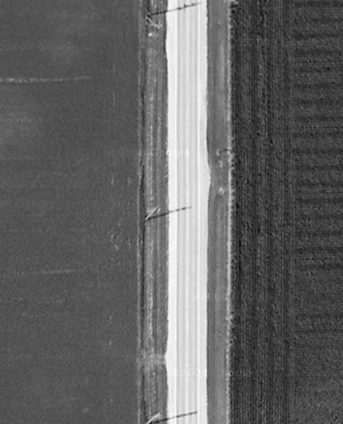
%> input picture Assignments/Assigment3/data/road1.bmp, 343 x 424 px
$ octave --eval "result = road_orientation(imread('../data/road1.bmp'));"   (GNU Octave 9; MATLAB toolbox functions it lacks are replaced by stand-ins)
%> lines starting %> are read from the running program, lines starting %| are printed output that depends on the picture
function angle = road_orientation(gray)

dx = [
   -1 0 1;
   -2 0 2;
   -1 0 1;
   ];
dx = dx / 8

sigma = 1.4
blur_size = round(ceil(sigma) * 6 + 1);
blur_window = fspecial('gaussian', blur_size, sigma);
b1 = imfilter(gray, blur_window, 'same', 'symmetric');
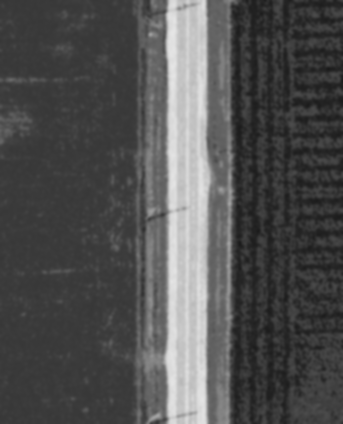
%> b1: size 424x343 uint8; min 26, max 229, mean 80.5

dy = dx';  % dy is the transpose of dx

% compute dx, dy, and gradient norms
dxb1 = imfilter(b1, dx, 'same', 'symmetric');
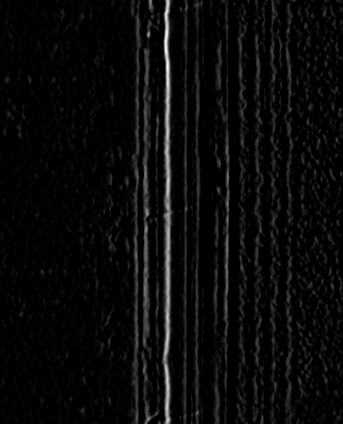
%> dxb1: size 424x343 uint8; min 0, max 39, mean 1.5; drawn with min black and max white
dyb1 = imfilter(b1, dy, 'same', 'symmetric');
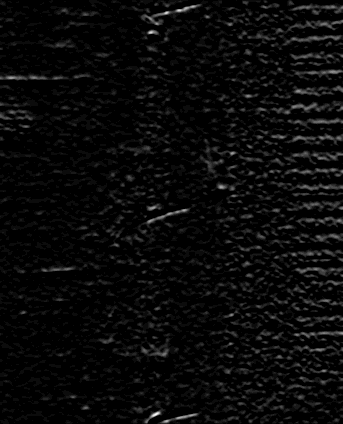
%> dyb1: size 424x343 uint8; min 0, max 20, mean 0.756; drawn with min black and max white
gradient = (dxb1 .^2 + dyb1 .^2).^0.5;
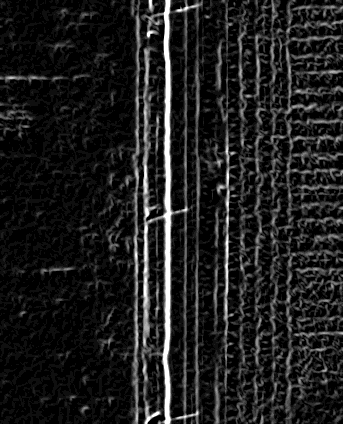
%> gradient: size 424x343 uint8; min 0, max 16, mean 1.92; drawn with min black and max white

thetas =  atan2(dyb1, dxb1);  %correct, angles increase clockwise
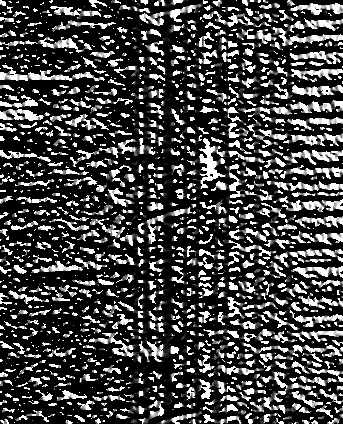
%> thetas: size 424x343 double; min 0, max 1.57, mean 0.423; drawn with min black and max white

% convert orientations to [0 180] range.
thetas = (thetas) / pi * 180;
thetas(thetas < 0) = thetas(thetas < 0) + 180;
thetas(thetas > 180) = 0;

%> (the run ends here)

$ run again, on Assignments/Assigment3/data/road2.bmp
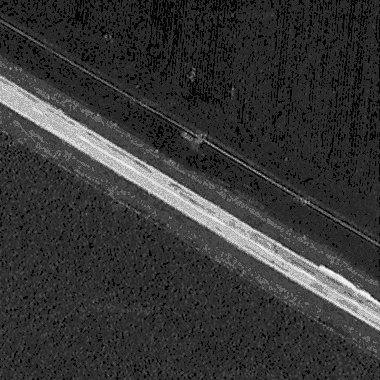
%> input picture Assignments/Assigment3/data/road2.bmp, 380 x 380 px
%> in road_orientation, `gradient = (dxb1 .^2 + dyb1 .^2).^0.5;`:
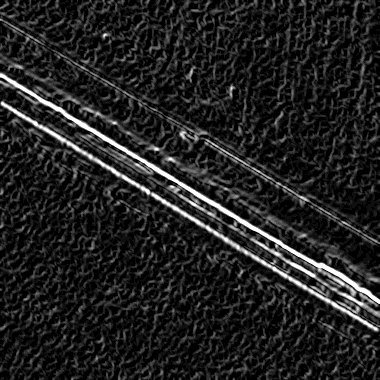
%> gradient: size 380x380 uint8; min 0, max 16, mean 2.13; drawn with min black and max white
%> in road_orientation, `thetas =  atan2(dyb1, dxb1);`:
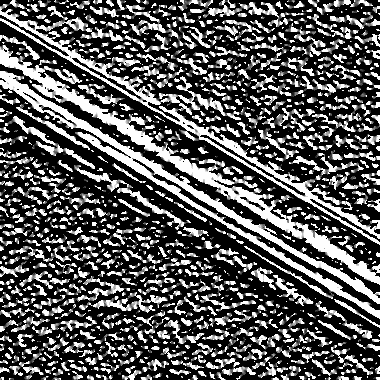
%> thetas: size 380x380 double; min 0, max 1.57, mean 0.543; drawn with min black and max white

$ run again, on Assignments/Assigment3/data/road4.jpg
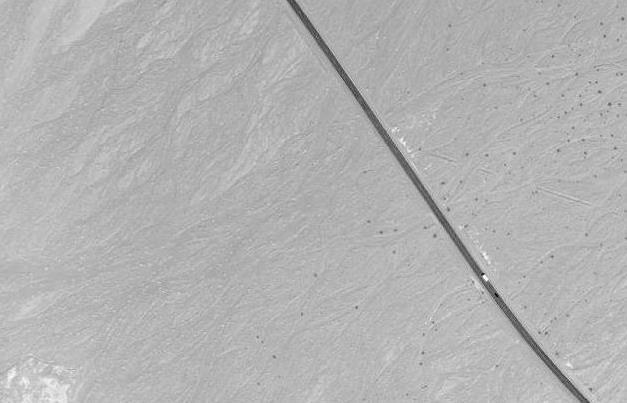
%> input picture Assignments/Assigment3/data/road4.jpg, 627 x 403 px
%> in road_orientation, `gradient = (dxb1 .^2 + dyb1 .^2).^0.5;`:
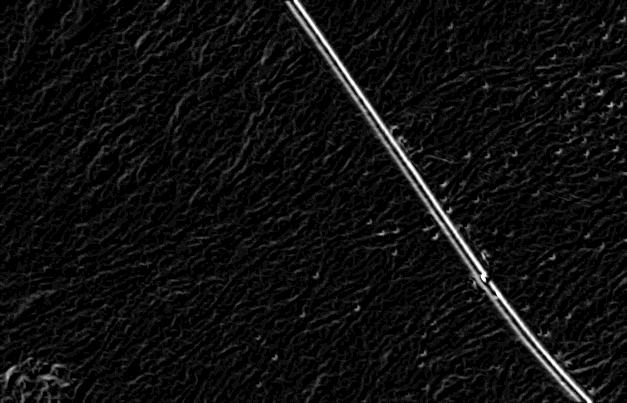
%> gradient: size 403x627 uint8; min 0, max 16, mean 0.949; drawn with min black and max white
%> in road_orientation, `thetas =  atan2(dyb1, dxb1);`:
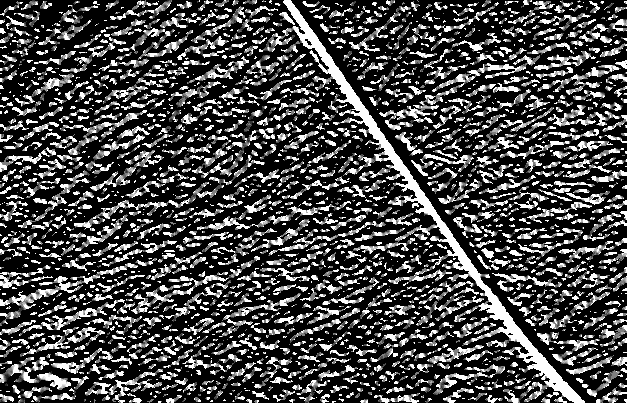
%> thetas: size 403x627 double; min 0, max 1.57, mean 0.445; drawn with min black and max white
